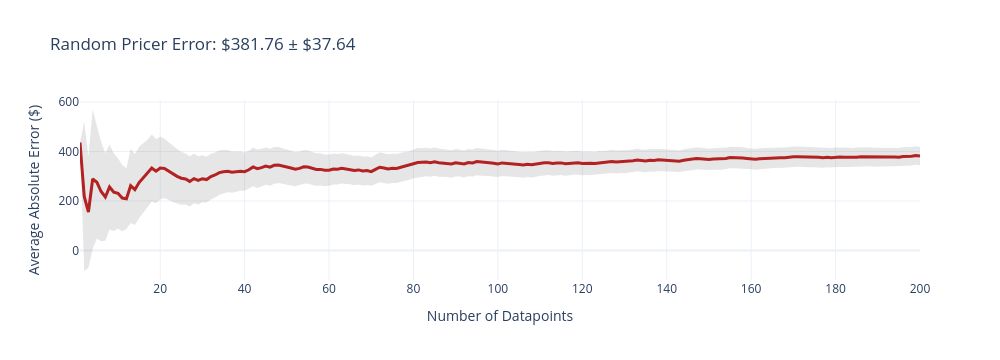
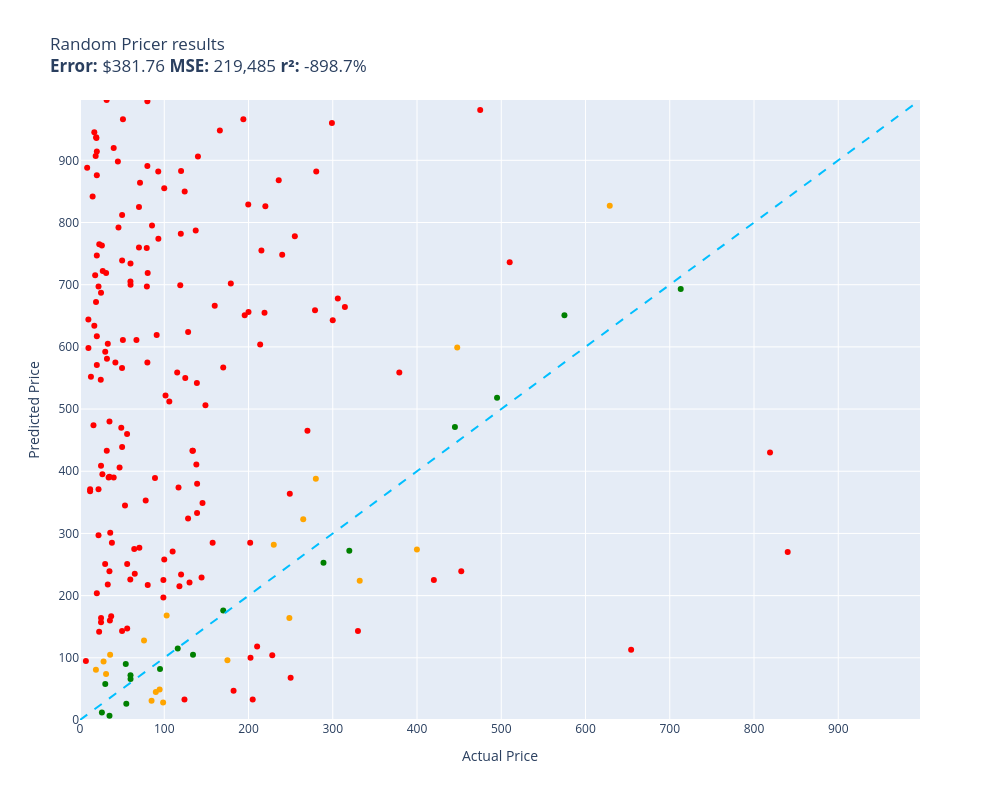
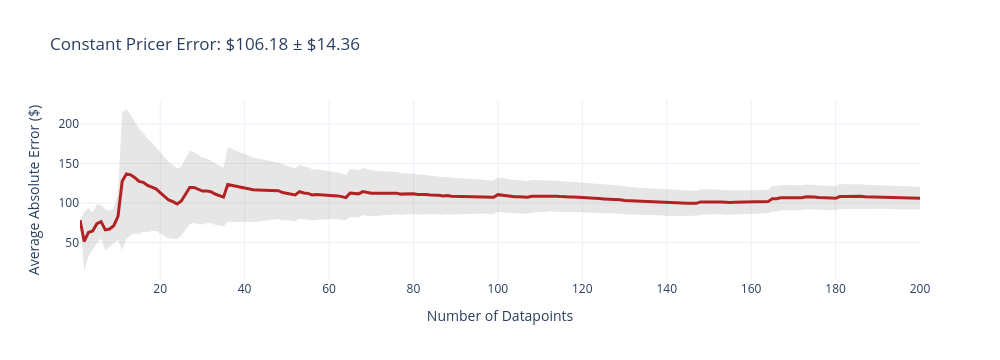
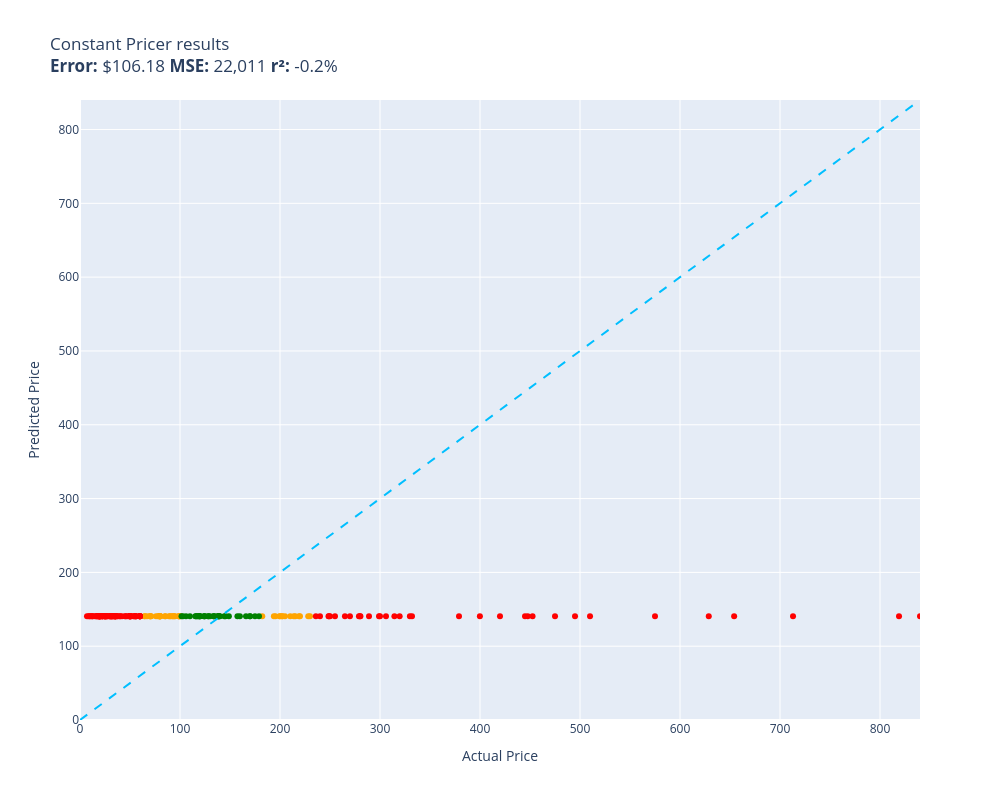

Source (notebook cell) for these figures, in order:
### Code cell
def random_pricer(item):
    return random.randrange(1,1000)
random.seed(42)
evaluate(random_pricer, test)

# That was fun!
# We can do better - here's another rather trivial model

training_prices = [item.price for item in train]
training_average = sum(training_prices) / len(training_prices)
print(training_average)

def constant_pricer(item):
    return training_average

evaluate(constant_pricer, test)

def get_features(item):
    return {
        "weight": item.weight,
        "weight_unknown": 1 if item.weight==0 else 0,
        "text_length": len(item.summary)
    }

def list_to_dataframe(items):
    features = [get_features(item) for item in items]
    df = pd.DataFrame(features)
    df['price'] = [item.price for item in items]
    return df

train_df = list_to_dataframe(train)
test_df = list_to_dataframe(test)

### Figure 1 — Plotly figure (JSON) as saved in the notebook; plotly's stock layout.template omitted (floating-point values rounded to 4 significant figures; data arrays with more than 128 entries replaced by an {"elided": "..."} marker saying what was removed)
{"data": [{"fill": "toself", "fillcolor": "rgba(128,128,128,0.2)", "hoverinfo": "skip", "line": {"color": "rgba(255,255,255,0)"}, "name": "95% CI", "showlegend": false, "x": {"elided": "400 int values"}, "y": {"elided": "400 float values"}, "type": "scatter"}, {"customdata": {"elided": "200x1 float values"}, "hovertemplate": "n=%{x}<br>Avg Error=$%{y:,.2f}<br>±95% CI=$%{customdata[0]:,.2f}<extra></extra>", "line": {"color": "firebrick", "width": 3}, "mode": "lines", "name": "Cumulative Avg Error", "x": {"elided": "200 int values"}, "y": {"elided": "200 float values"}, "type": "scatter"}], "layout": {"title": {"text": "Random Pricer Error: $381.76 ± $37.64"}, "xaxis": {"title": {"text": "Number of Datapoints"}}, "yaxis": {"title": {"text": "Average Absolute Error ($)"}}, "width": 1000, "height": 360, "showlegend": false}}

### Figure 2 — Plotly figure (JSON) as saved in the notebook; plotly's stock layout.template omitted (floating-point values rounded to 4 significant figures; data arrays with more than 128 entries replaced by an {"elided": "..."} marker saying what was removed)
{"data": [{"hovertemplate": "%{customdata[0]}<extra></extra>", "legendgroup": "red", "marker": {"color": "red", "symbol": "circle", "size": 6}, "mode": "markers", "name": "red", "orientation": "v", "showlegend": true, "x": {"elided": "164 float values"}, "xaxis": "x", "y": {"elided": "164 int values"}, "yaxis": "y", "type": "scatter", "customdata": {"elided": "164x1 str values"}}, {"hovertemplate": "%{customdata[0]}<extra></extra>", "legendgroup": "green", "marker": {"color": "green", "symbol": "circle", "size": 6}, "mode": "markers", "name": "green", "orientation": "v", "showlegend": true, "x": [116.0, 54.95, 713.0, 54.32, 495.0, 34.99, 134.1, 445.0, 59.95, 94.99, 575.0, 170.0, 29.99, 319.6, 289.0, 59.99, 25.99], "xaxis": "x", "y": [115, 26, 693, 90, 518, 7, 105, 471, 72, 82, 651, 176, 58, 272, 253, 66, 12], "yaxis": "y", "type": "scatter", "customdata": [["telpo Headlight Assembly Fit For 15 Camr...\nGuess=$115.00 Actual=$115.99"], ["NewPower99 Battery Kit for Samsung Galax...\nGuess=$26.00 Actual=$54.95"], ["Bam France 2002XL Contoured Hightech Bla...\nGuess=$693.00 Actual=$713.00"], ["Innovative Percussion CB-6 Chamois Bass ...\nGuess=$90.00 Actual=$54.32"], ["Mini PC, Kinupute Desktop Computer E3-12...\nGuess=$518.00 Actual=$495.00"], ["Mylites+ Standard Comic Book Mylar Sleev...\nGuess=$7.00 Actual=$34.99"], ["Diversitech WG840585 Motor, (Ddb) 1/3Hp,...\nGuess=$105.00 Actual=$134.12"], ["Lighted Triangle Mirror Cabinet Bathroom...\nGuess=$471.00 Actual=$445.00"], ["LEGO Marvel Avengers War Machine Buster ...\nGuess=$72.00 Actual=$59.95"], ["Trim Kit for 2-handle Shower & Tub Valve...\nGuess=$82.00 Actual=$94.99"], ["Walker Exhaust Ultra EPA 16478 Direct Fi...\nGuess=$651.00 Actual=$574.99"], ["Ibanez M510OVS Acoustic Mandolin in Vint...\nGuess=$176.00 Actual=$169.99"], ["AZX Stylus Pencil for Apple iPad Pro 202...\nGuess=$58.00 Actual=$29.99"], ["Venom Power Terra Hunter R/T+ R/T All-Te...\nGuess=$272.00 Actual=$319.65"], ["Audio Techinca ATW-T1002 System 10 Handh...\nGuess=$253.00 Actual=$289.00"], ["Fender Hendrix Voodoo Child Coiled Instr...\nGuess=$66.00 Actual=$59.99"], ["NICKSTON Red Sparkling Glitter Slim Band...\nGuess=$12.00 Actual=$25.99"]]}, {"hovertemplate": "%{customdata[0]}<extra></extra>", "legendgroup": "orange", "marker": {"color": "orange", "symbol": "circle", "size": 6}, "mode": "markers", "name": "orange", "orientation": "v", "showlegend": true, "x": [230.0, 35.74, 84.95, 175.0, 332.0, 98.65, 628.8, 89.99, 76.0, 279.9, 18.89, 399.9, 30.93, 102.8, 264.9, 447.7, 27.99, 94.49, 248.5], "xaxis": "x", "y": [282, 105, 31, 96, 224, 28, 827, 45, 128, 388, 81, 274, 74, 168, 323, 599, 94, 49, 164], "yaxis": "y", "type": "scatter", "customdata": [["RBC12-UPC Replacement Battery Cartridge ...\nGuess=$282.00 Actual=$229.99"], ["8544771 Dryer Heating Element, 279816 Th...\nGuess=$105.00 Actual=$35.74"], ["HK SYSTEMS 13\" Heavy Duty Black \"Push\" O...\nGuess=$31.00 Actual=$84.95"], ["SKB iSeries 3i-13096-6KP Case for BlackM...\nGuess=$96.00 Actual=$174.99"], ["Bam Trekking 3027SB Single Black Clarine...\nGuess=$224.00 Actual=$332.00"], ["Aolemi Oil Rubbed Bronze Single Function...\nGuess=$28.00 Actual=$98.65"], ["Poison Spyder 10-08-020 Rocker Knocker\nGuess=$827.00 Actual=$628.76"], ["DIMARZIO 204284 DP 163FBK Blues Bucker G...\nGuess=$45.00 Actual=$89.99"], ["BESTILL Wall Mounted Shower Faucet Set, ...\nGuess=$128.00 Actual=$76.00"], ["Trail Gear Twin Stick Kit for Top Shift ...\nGuess=$388.00 Actual=$279.92"], ["Engine Thermostat, Replace 19301-PAA-306...\nGuess=$81.00 Actual=$18.89"], ["Canon Sure Shot 90u 35mm Date Camera\nGuess=$274.00 Actual=$399.89"], ["Wilkinson LOW GAUSS Vintage Tone Strat S...\nGuess=$74.00 Actual=$30.93"], ["GENUINE VOLVO THERMOSTAT (3.0, 3.2) S60 ...\nGuess=$168.00 Actual=$102.85"], ["APS iBoard (304 Stainless Steel Polished...\nGuess=$323.00 Actual=$264.95"], ["Steering Wheel, Carbon Fiber Automotive ...\nGuess=$599.00 Actual=$447.74"], ["Glovion Music Stand Light, Clip On Piano...\nGuess=$94.00 Actual=$27.99"], ["Intex River Run Connect Lounge (Four)\nGuess=$49.00 Actual=$94.49"], ["PowerSport Front Rear Brakes and Rotors ...\nGuess=$164.00 Actual=$248.51"]]}, {"hoverinfo": "skip", "line": {"color": "deepskyblue", "dash": "dash", "width": 2}, "mode": "lines", "name": "y = x", "showlegend": false, "x": [0, 997.0], "y": [0, 997.0], "type": "scatter"}], "layout": {"xaxis": {"anchor": "y", "domain": [0.0, 1.0], "title": {"text": "Actual Price"}, "range": [0, 997.0]}, "yaxis": {"anchor": "x", "domain": [0.0, 1.0], "title": {"text": "Predicted Price"}, "range": [0, 997.0]}, "legend": {"title": {"text": "color"}, "tracegroupgap": 0}, "title": {"text": "Random Pricer results<br><b>Error:</b> $381.76 <b>MSE:</b> 219,485 <b>r²:</b> -898.7%"}, "height": 800, "width": 1000, "showlegend": false}}

### Figure 3 — Plotly figure (JSON) as saved in the notebook; plotly's stock layout.template omitted (floating-point values rounded to 4 significant figures; data arrays with more than 128 entries replaced by an {"elided": "..."} marker saying what was removed)
{"data": [{"fill": "toself", "fillcolor": "rgba(128,128,128,0.2)", "hoverinfo": "skip", "line": {"color": "rgba(255,255,255,0)"}, "name": "95% CI", "showlegend": false, "x": {"elided": "400 int values"}, "y": {"elided": "400 float values"}, "type": "scatter"}, {"customdata": {"elided": "200x1 float values"}, "hovertemplate": "n=%{x}<br>Avg Error=$%{y:,.2f}<br>±95% CI=$%{customdata[0]:,.2f}<extra></extra>", "line": {"color": "firebrick", "width": 3}, "mode": "lines", "name": "Cumulative Avg Error", "x": {"elided": "200 int values"}, "y": {"elided": "200 float values"}, "type": "scatter"}], "layout": {"title": {"text": "Constant Pricer Error: $106.18 ± $14.36"}, "xaxis": {"title": {"text": "Number of Datapoints"}}, "yaxis": {"title": {"text": "Average Absolute Error ($)"}}, "width": 1000, "height": 360, "showlegend": false}}

### Figure 4 — Plotly figure (JSON) as saved in the notebook; plotly's stock layout.template omitted (floating-point values rounded to 4 significant figures)
{"data": [{"hovertemplate": "%{customdata[0]}<extra></extra>", "legendgroup": "orange", "marker": {"color": "orange", "symbol": "circle", "size": 6}, "mode": "markers", "name": "orange", "orientation": "v", "showlegend": true, "x": [219.0, 69.98, 230.0, 215.3, 79.2, 79.36, 210.2, 84.95, 98.65, 79.95, 80.34, 213.8, 199.7, 79.95, 220.0, 202.0, 202.4, 77.96, 91.0, 89.99, 76.0, 98.95, 182.3, 94.99, 228.2, 99.99, 195.5, 89.0, 70.45, 200.0, 98.99, 71.23, 85.48, 64.99, 205.0, 69.99, 64.37, 80.39, 193.9, 93.02, 94.49, 92.88, 66.99, 99.99, 79.99], "xaxis": "x", "y": [140.6, 140.6, 140.6, 140.6, 140.6, 140.6, 140.6, 140.6, 140.6, 140.6, 140.6, 140.6, 140.6, 140.6, 140.6, 140.6, 140.6, 140.6, 140.6, 140.6, 140.6, 140.6, 140.6, 140.6, 140.6, 140.6, 140.6, 140.6, 140.6, 140.6, 140.6, 140.6, 140.6, 140.6, 140.6, 140.6, 140.6, 140.6, 140.6, 140.6, 140.6, 140.6, 140.6, 140.6, 140.6], "yaxis": "y", "type": "scatter", "customdata": [["Old Blood Noise Excess V2 Distortion Cho...\nGuess=$140.57 Actual=$219.00"], ["EXMAX NG-10X Fresnel Lens Focusing Adapt...\nGuess=$140.57 Actual=$69.98"], ["RBC12-UPC Replacement Battery Cartridge ...\nGuess=$140.57 Actual=$229.99"], ["ACDelco GM Original Equipment FW339 Fron...\nGuess=$140.57 Actual=$215.33"], ["Panasonic KX-TG6511B DECT 6.0 PLUS Expan...\nGuess=$140.57 Actual=$79.20"], ["GJY Portable TV,10.6 inch Mini TV for AT...\nGuess=$140.57 Actual=$79.36"], ["APS iBoard 6-inch Aluminum (Black Powder...\nGuess=$140.57 Actual=$210.23"], ["HK SYSTEMS 13\" Heavy Duty Black \"Push\" O...\nGuess=$140.57 Actual=$84.95"], ["Aolemi Oil Rubbed Bronze Single Function...\nGuess=$140.57 Actual=$98.65"], ["Clementoni 39132.5 Jigsaw Puzzle 1,000 P...\nGuess=$140.57 Actual=$79.95"], ["KOMPUTERBAY 4GB 2X 2GB DDR2 1066MHz PC2-...\nGuess=$140.57 Actual=$80.34"], ["Travelpro Platinum Elite Slim Business L...\nGuess=$140.57 Actual=$213.83"], ["JRready ST6313 DT Deutsch Connector Kit,...\nGuess=$140.57 Actual=$199.68"], ["15\" Locking Shower Head Extension Arm in...\nGuess=$140.57 Actual=$79.95"], ["Dakota Alert MURS Alert Probe Sensor - M...\nGuess=$140.57 Actual=$219.99"], ["AUTOFREE LED Tail Lights Assembly Compat...\nGuess=$140.57 Actual=$201.99"], ["Evan-Fischer Front Bumper Cover Compatib...\nGuess=$140.57 Actual=$202.38"], ["Webcem Solar Shed Light Outdoor Indoor, ...\nGuess=$140.57 Actual=$77.96"], ["Festool 492370 Platin 2 S1000 Grit 6-Inc...\nGuess=$140.57 Actual=$91.00"], ["DIMARZIO 204284 DP 163FBK Blues Bucker G...\nGuess=$140.57 Actual=$89.99"], ["BESTILL Wall Mounted Shower Faucet Set, ...\nGuess=$140.57 Actual=$76.00"], ["Marvel Legends Series X-Men 6-Inch Archa...\nGuess=$140.57 Actual=$98.95"], ["ANZO USA 111207 GMC SIERRA 99-06 / YUKON...\nGuess=$140.57 Actual=$182.28"], ["Trim Kit for 2-handle Shower & Tub Valve...\nGuess=$140.57 Actual=$94.99"], ["Pioneer 2AM401-BN Two Handle Kitchen Fau...\nGuess=$140.57 Actual=$228.22"], ["4LT LUMINETTE Vanity Opal GLS BSN\nGuess=$140.57 Actual=$99.99"], ["MXR Carbon Copy Deluxe Analog Delay Guit...\nGuess=$140.57 Actual=$195.50"], ["CradlePoint Compact Broadband Router (CB...\nGuess=$140.57 Actual=$89.00"], ["Pyle Wireless Rear View Backup Camera - ...\nGuess=$140.57 Actual=$70.45"], ["Universal Power Group 12V 100Ah Sealed L...\nGuess=$140.57 Actual=$199.99"], ["Auertech Portable Washing Machine, 14lbs...\nGuess=$140.57 Actual=$98.99"], ["Amana Tool - SC587 Carbide Tipped 3-Wing...\nGuess=$140.57 Actual=$71.23"], ["ECCPP Power Steering Pump for 2009-2010 ...\nGuess=$140.57 Actual=$85.48"], ["UPR Mach 1 Chin Spoiler Fits 94-98 Musta...\nGuess=$140.57 Actual=$64.99"], ["SP Air Corporation SP-8102BU 1/4-Inch He...\nGuess=$140.57 Actual=$204.99"], ["Skullcandy Hesh Evo Bluetooth Headphones...\nGuess=$140.57 Actual=$69.99"], ["LCD Screen for Dell Inspiron 17R 17.3\" H...\nGuess=$140.57 Actual=$64.37"], ["Diversitech UC2436-3 Ultralite Condenser...\nGuess=$140.57 Actual=$80.39"], ["4 Inches Rolled Muffler Tip Catback Exha...\nGuess=$140.57 Actual=$193.88"], ["Samsung DA97-07603B Freezer Ice Maker As...\nGuess=$140.57 Actual=$93.02"], ["Intex River Run Connect Lounge (Four)\nGuess=$140.57 Actual=$94.49"], ["Blanco 230966 Valea Stainless Steel Sink...\nGuess=$140.57 Actual=$92.88"], ["KZ ZS10 Pro in Ear Monitor Headphone KZ ...\nGuess=$140.57 Actual=$66.99"], ["Fitness Center Gym Room Weight Train Dua...\nGuess=$140.57 Actual=$99.99"], ["MonMount Triple Monitor Stand Freestandi...\nGuess=$140.57 Actual=$79.99"]]}, {"hovertemplate": "%{customdata[0]}<extra></extra>", "legendgroup": "green", "marker": {"color": "green", "symbol": "circle", "size": 6}, "mode": "markers", "name": "green", "orientation": "v", "showlegend": true, "x": [116.0, 144.3, 119.0, 134.0, 124.0, 175.0, 159.9, 115.3, 145.4, 130.0, 119.7, 134.1, 110.0, 124.9, 124.3, 120.0, 120.0, 157.4, 117.0, 139.0, 118.0, 128.3, 170.0, 102.8, 166.0, 179.0, 138.9, 137.3, 128.3, 138.1, 106.0, 140.0, 101.5, 148.9, 133.4, 138.7, 170.0], "xaxis": "x", "y": [140.6, 140.6, 140.6, 140.6, 140.6, 140.6, 140.6, 140.6, 140.6, 140.6, 140.6, 140.6, 140.6, 140.6, 140.6, 140.6, 140.6, 140.6, 140.6, 140.6, 140.6, 140.6, 140.6, 140.6, 140.6, 140.6, 140.6, 140.6, 140.6, 140.6, 140.6, 140.6, 140.6, 140.6, 140.6, 140.6, 140.6], "yaxis": "y", "type": "scatter", "customdata": [["telpo Headlight Assembly Fit For 15 Camr...\nGuess=$140.57 Actual=$115.99"], ["SuppliesOutlet Compatible Toner Cartridg...\nGuess=$140.57 Actual=$144.29"], ["PEMP E65 E66 CDC Simulate Optical Fiber ...\nGuess=$140.57 Actual=$119.00"], ["Intermatic PX300 12V 300W Transformer wi...\nGuess=$140.57 Actual=$134.00"], ["CORSAIR Dominator Platinum RGB 32GB (2x1...\nGuess=$140.57 Actual=$124.00"], ["SKB iSeries 3i-13096-6KP Case for BlackM...\nGuess=$140.57 Actual=$174.99"], ["GanFindX Portable Car Hand Controls for ...\nGuess=$140.57 Actual=$159.90"], ["Scranton & Co 3 Drawer Mobile File Cabin...\nGuess=$140.57 Actual=$115.35"], ["Wenger City Upgrade Laptop Backpack with...\nGuess=$140.57 Actual=$145.42"], ["3D Tree Hole Branches 075 Stair Risers D...\nGuess=$140.57 Actual=$129.99"], ["Fjallraven, Kanken Laptop 15\" Backpack f...\nGuess=$140.57 Actual=$119.65"], ["Diversitech WG840585 Motor, (Ddb) 1/3Hp,...\nGuess=$140.57 Actual=$134.12"], ["Western Digital Enterprise RE4-GP 2TB SA...\nGuess=$140.57 Actual=$109.95"], ["PM Auto Front Right Quick Complete Strut...\nGuess=$140.57 Actual=$124.94"], ["Dell Optiplex 390 Desktop Computer i3 3....\nGuess=$140.57 Actual=$124.27"], ["Pidoko Kids Train Table, Grey with 90 Pc...\nGuess=$140.57 Actual=$119.97"], ["EMART Photography C Stand with Boom Arm,...\nGuess=$140.57 Actual=$119.99"], ["Grey Pneumatic 1311SD Impact Socket Set\nGuess=$140.57 Actual=$157.43"], ["4pc Wheel Spacers Adapters 4\" (2inch Per...\nGuess=$140.57 Actual=$116.95"], ["Urth 62mm UV, Circular Polarizing (CPL),...\nGuess=$140.57 Actual=$139.00"], ["LSI Broadcom SAS 9300-8i 8-port 12Gb/s S...\nGuess=$140.57 Actual=$118.00"], ["DuraGo 29515020 Front Hub Assembly\nGuess=$140.57 Actual=$128.34"], ["Ibanez M510OVS Acoustic Mandolin in Vint...\nGuess=$140.57 Actual=$169.99"], ["GENUINE VOLVO THERMOSTAT (3.0, 3.2) S60 ...\nGuess=$140.57 Actual=$102.85"], ["Cardone 84-58642 New HEI Electronic Dist...\nGuess=$140.57 Actual=$165.99"], ["18 Inch White Undermount Kitchen Sink - ...\nGuess=$140.57 Actual=$179.00"], ["New Replacement seat cover fits Yamaha M...\nGuess=$140.57 Actual=$138.95"], ["Evan Fischer Radiator Cooling Fan Assemb...\nGuess=$140.57 Actual=$137.34"], ["ROHL WSGUM3018WH Wire Sink Grids, White\nGuess=$140.57 Actual=$128.28"], ["ASUS VY279HE-W 27” 1080P Monitor - White...\nGuess=$140.57 Actual=$138.10"], ["KUNFINE Android Radio CarPlay & Android ...\nGuess=$140.57 Actual=$106.00"], ["StonKraft Brass Chess Board Game Set wit...\nGuess=$140.57 Actual=$140.00"], ["DuraGo BR5330 Front Vented Disc Brake Ro...\nGuess=$140.57 Actual=$101.51"], ["Vinyl Soft Top Roll-up Adjustable Truck ...\nGuess=$140.57 Actual=$148.88"], ["Targus CityGear Durable Backpack, Black,...\nGuess=$140.57 Actual=$133.43"], ["Garmin 010-12402-10 GT15M-TM Transom-Mou...\nGuess=$140.57 Actual=$138.74"], ["Xiaomi Redmi 10 2022 NFC 4G LTE (128GB +...\nGuess=$140.57 Actual=$169.99"]]}, {"hovertemplate": "%{customdata[0]}<extra></extra>", "legendgroup": "red", "marker": {"color": "red", "symbol": "circle", "size": 6}, "mode": "markers", "name": "red", "orientation": "v", "showlegend": true, "x": [54.95, 29.85, 35.74, 329.9, 713.0, 379.0, 19.99, 54.32, 32.98, 49.98, 332.0, 452.5, 495.0, 19.99, 19.99, 59.95, 819.0, 59.69, 55.88, 37.87, 34.99, 255.0, 24.99, 17.99, 31.77, 35.49, 475.0, 53.4, 6.99, 40.0, 11.99, 235.9, 628.8, 240.0, 445.0, 31.61, 16.99, 279.9, 18.89, 49.9, 35.87, 9.95, 16.98, 18.59, 12.0, 29.95, 26.99, 59.95, 306.0, 45.67, 21.99, 19.97, 34.95, 8.5, 33.99, 269.9, 575.0, 36.99, 249.0, 24.95, 399.9, 31.0, 299.0, 59.99, 314.4, 30.93, 24.66, 19.95, 55.99, 15.99, 59.86, 19.99, 29.99, 14.99, 250.0, 19.5, 32.0, 44.95, 510.0, 264.9, 32.97, 19.0, 46.99, 19.11, 278.9, 48.99, 56.0, 319.6, 49.95, 289.0, 25.99, 41.99, 12.98, 840.0, 22.88, 447.7, 49.99, 39.99, 9.99, 24.95, 21.99, 420.0, 22.7, 27.99, 654.1, 24.95, 300.0, 248.5, 49.99, 21.99, 59.99, 26.59, 34.94, 50.92, 34.99, 280.4, 50.99, 25.99], "xaxis": "x", "y": [140.6, 140.6, 140.6, 140.6, 140.6, 140.6, 140.6, 140.6, 140.6, 140.6, 140.6, 140.6, 140.6, 140.6, 140.6, 140.6, 140.6, 140.6, 140.6, 140.6, 140.6, 140.6, 140.6, 140.6, 140.6, 140.6, 140.6, 140.6, 140.6, 140.6, 140.6, 140.6, 140.6, 140.6, 140.6, 140.6, 140.6, 140.6, 140.6, 140.6, 140.6, 140.6, 140.6, 140.6, 140.6, 140.6, 140.6, 140.6, 140.6, 140.6, 140.6, 140.6, 140.6, 140.6, 140.6, 140.6, 140.6, 140.6, 140.6, 140.6, 140.6, 140.6, 140.6, 140.6, 140.6, 140.6, 140.6, 140.6, 140.6, 140.6, 140.6, 140.6, 140.6, 140.6, 140.6, 140.6, 140.6, 140.6, 140.6, 140.6, 140.6, 140.6, 140.6, 140.6, 140.6, 140.6, 140.6, 140.6, 140.6, 140.6, 140.6, 140.6, 140.6, 140.6, 140.6, 140.6, 140.6, 140.6, 140.6, 140.6, 140.6, 140.6, 140.6, 140.6, 140.6, 140.6, 140.6, 140.6, 140.6, 140.6, 140.6, 140.6, 140.6, 140.6, 140.6, 140.6, 140.6, 140.6], "yaxis": "y", "type": "scatter", "customdata": [["NewPower99 Battery Kit for Samsung Galax...\nGuess=$140.57 Actual=$54.95"], ["Stand for Raven Pro Document Scanner - P...\nGuess=$140.57 Actual=$29.85"], ["8544771 Dryer Heating Element, 279816 Th...\nGuess=$140.57 Actual=$35.74"], ["Pump Head TBVECHI 175PSI 4KW 5.5HP 21CFM...\nGuess=$140.57 Actual=$329.90"], ["Bam France 2002XL Contoured Hightech Bla...\nGuess=$140.57 Actual=$713.00"], ["Metabo HPT 36V MultiVolt™ Cordless Rotar...\nGuess=$140.57 Actual=$379.00"], ["46mm Digital Pro High-Resolution Close-U...\nGuess=$140.57 Actual=$19.99"], ["Innovative Percussion CB-6 Chamois Bass ...\nGuess=$140.57 Actual=$54.32"], ["LOVE MEI Galaxy S10 Lite Case, Military ...\nGuess=$140.57 Actual=$32.98"], ["LD Products Compatible Toner Cartridge R...\nGuess=$140.57 Actual=$49.98"], ["Bam Trekking 3027SB Single Black Clarine...\nGuess=$140.57 Actual=$332.00"], ["DEWALT 20V MAX* XR Impact Driver with Bl...\nGuess=$140.57 Actual=$452.53"], ["Mini PC, Kinupute Desktop Computer E3-12...\nGuess=$140.57 Actual=$495.00"], ["June Garden 12\" Sweet Dolly Charlotte - ...\nGuess=$140.57 Actual=$19.99"], ["10GBase-LR SFP+ Transceiver, Handar 10GB...\nGuess=$140.57 Actual=$19.99"], ["Deco Mount Pro Tripod Microphone Stand w...\nGuess=$140.57 Actual=$59.95"], ["Canon EOS Rebel T7 Digital SLR Camera wi...\nGuess=$140.57 Actual=$819.00"], ["Evergreen HSHB2005 Cylinder Head Gasket ...\nGuess=$140.57 Actual=$59.69"], ["Task T24287 Roman Ogee Router Bit with 1...\nGuess=$140.57 Actual=$55.88"], ["Southwire 120V/15A Right Angle User Atta...\nGuess=$140.57 Actual=$37.87"], ["Mylites+ Standard Comic Book Mylar Sleev...\nGuess=$140.57 Actual=$34.99"], ["Tidal Front + Rear Fender Flares 4PC Poc...\nGuess=$140.57 Actual=$254.99"], ["DALDED LED Light Kit for Lego Sonic Gree...\nGuess=$140.57 Actual=$24.99"], ["152MM Hole Saws M42 Bi-Metal High Speed ...\nGuess=$140.57 Actual=$17.99"], ["Baseball Backpacks Large 18 Inch Bookbag...\nGuess=$140.57 Actual=$31.77"], ["Adams Check Payment and Deposit Register...\nGuess=$140.57 Actual=$35.49"], ["KOHLER 18865-CP Filtered Water Faucet, P...\nGuess=$140.57 Actual=$475.00"], ["Projector, CRAZVIEW Projector with WiFi ...\nGuess=$140.57 Actual=$53.40"], ["Retevis RT68 Soft Earhook Walkie Talkie ...\nGuess=$140.57 Actual=$6.99"], ["MC: Pindicator (Dual Intensity Amber)\nGuess=$140.57 Actual=$40.00"], ["Laisomeke Waterproof Junction Box, Unive...\nGuess=$140.57 Actual=$11.99"], ["Sumerain S1339CM Double Handle Widesprea...\nGuess=$140.57 Actual=$235.86"], ["Poison Spyder 10-08-020 Rocker Knocker\nGuess=$140.57 Actual=$628.76"], ["VLAND LED Smoked Taillights Compatible F...\nGuess=$140.57 Actual=$239.99"], ["Lighted Triangle Mirror Cabinet Bathroom...\nGuess=$140.57 Actual=$445.00"], ["Tablet PC Cover Compatible with Lenovo T...\nGuess=$140.57 Actual=$31.61"], ["Miyaya@ Funny Animal Masks Collection fo...\nGuess=$140.57 Actual=$16.99"], ["Trail Gear Twin Stick Kit for Top Shift ...\nGuess=$140.57 Actual=$279.92"], ["Engine Thermostat, Replace 19301-PAA-306...\nGuess=$140.57 Actual=$18.89"], ["Ultra Duster Canned Air Net 10 Oz 6-Pack\nGuess=$140.57 Actual=$49.90"], ["Beck/Arnley 0421945 Air Filter\nGuess=$140.57 Actual=$35.87"], ["IQShield Screen Protector Compatible wit...\nGuess=$140.57 Actual=$9.95"], ["Liberty Imports 12 Pack: US Military Toy...\nGuess=$140.57 Actual=$16.98"], ["Neporal Full Spectrum Light Bulb, 6000K ...\nGuess=$140.57 Actual=$18.59"], ["Satco S9596, 4 Count (Pack of 1), 4.18\nGuess=$140.57 Actual=$12.00"], ["Ceramic Talavera Mexican Tile 4x4\", 9 Pi...\nGuess=$140.57 Actual=$29.95"], ["Intrepid International Dressage Letters-...\nGuess=$140.57 Actual=$26.99"], ["LEGO Marvel Avengers War Machine Buster ...\nGuess=$140.57 Actual=$59.95"], ["Kingston Brass KS269SN Kingston Clawfoot...\nGuess=$140.57 Actual=$305.99"], ["KOHLER K-1185540-CP Assembly-Slider\nGuess=$140.57 Actual=$45.67"], ["KUNN Small Electrician Tool Pouch Utilit...\nGuess=$140.57 Actual=$21.99"], ["iPhone 12/12 Pro Nicaragua Guardabarranc...\nGuess=$140.57 Actual=$19.97"], ["Replacement Remote Control for PANASONIC...\nGuess=$140.57 Actual=$34.95"], ["KS K-STORM Replacement Silicone Mushroom...\nGuess=$140.57 Actual=$8.50"], ["LSSAGOON Backpack for Women Teen Kids Gi...\nGuess=$140.57 Actual=$33.99"], ["Aeromotive 13304 Regulator, X1 Adjustabl...\nGuess=$140.57 Actual=$269.95"], ["Walker Exhaust Ultra EPA 16478 Direct Fi...\nGuess=$140.57 Actual=$574.99"], ["GE RPWF SmartWater Comparable Refrigerat...\nGuess=$140.57 Actual=$36.99"], ["MGP Caliper Covers 39011SACURD Red Powde...\nGuess=$140.57 Actual=$249.00"], ["Royal Designs, Inc. Decorative Abundant ...\nGuess=$140.57 Actual=$24.95"], ["Canon Sure Shot 90u 35mm Date Camera\nGuess=$140.57 Actual=$399.89"], ["NewFantasia Replacement Audio Cable with...\nGuess=$140.57 Actual=$31.00"], ["Mikrotik RB3011UIAS-RM RouterBOARD 10xGi...\nGuess=$140.57 Actual=$299.00"], ["MONOCARBON Forged Carbon Fiber Case for ...\nGuess=$140.57 Actual=$59.99"], ["AC Compressor & A/C Kit For BMW 335i 335...\nGuess=$140.57 Actual=$314.41"], ["Wilkinson LOW GAUSS Vintage Tone Strat S...\nGuess=$140.57 Actual=$30.93"], ["Berta (6 Pieces) 1-1/4 inch Overlay, 90 ...\nGuess=$140.57 Actual=$24.66"], ["Chalkboard Name Badges with Magnetic Bac...\nGuess=$140.57 Actual=$19.95"], ["Linkloos Solar Street Lights Outdoor Wat...\nGuess=$140.57 Actual=$55.99"], ["USB Charger, CIVIE High Speed 60W Multip...\nGuess=$140.57 Actual=$15.99"], ["Hp Pavilion P7-1257c Motherboard Aahd3-h...\nGuess=$140.57 Actual=$59.86"], ["Kastar Battery Pack Replacement for Sony...\nGuess=$140.57 Actual=$19.99"], ["AZX Stylus Pencil for Apple iPad Pro 202...\nGuess=$140.57 Actual=$29.99"], ["Raspberry Pi 3 Model B+ Aluminum Case Me...\nGuess=$140.57 Actual=$14.99"], ["Music Hall pa15.3 MM/MC Phono Preamplifi...\nGuess=$140.57 Actual=$250.00"], ["Lorell Bell Chair Glide, 2.5\", Black\nGuess=$140.57 Actual=$19.50"], ["CTLAMP XL-2100 Professional Quality XL-2...\nGuess=$140.57 Actual=$32.00"], ["200 ' feet True 14 Gauge AWG CCA Speaker...\nGuess=$140.57 Actual=$44.95"], ["Competition Clutch Disc and Pressure Pla...\nGuess=$140.57 Actual=$510.00"], ["APS iBoard (304 Stainless Steel Polished...\nGuess=$140.57 Actual=$264.95"], ["200 Couples Conversation Cards - Enjoy B...\nGuess=$140.57 Actual=$32.97"], ["The Puppet Company - Carpet-Unicorn, Whi...\nGuess=$140.57 Actual=$19.00"], ["KYX Racing Hardened Steel Center Drive S...\nGuess=$140.57 Actual=$46.99"], ["Baumgartens Sicurix Blank PVC ID Cards (...\nGuess=$140.57 Actual=$19.11"], ["VIPMOTOZ Sequential Turn Signal Premium ...\nGuess=$140.57 Actual=$278.94"], ["A-Premium Front Suspension Steering Knuc...\nGuess=$140.57 Actual=$48.99"], ["OEM Samsung Remote Control Shipped with ...\nGuess=$140.57 Actual=$56.00"], ["Venom Power Terra Hunter R/T+ R/T All-Te...\nGuess=$140.57 Actual=$319.65"], ["Custom Engagement Logo Desk Embosser Sea...\nGuess=$140.57 Actual=$49.95"], ["Audio Techinca ATW-T1002 System 10 Handh...\nGuess=$140.57 Actual=$289.00"], ["520 Pieces Christmas Envelope Seal Stick...\nGuess=$140.57 Actual=$25.99"], ["LD Compatible Ink Cartridge Replacement ...\nGuess=$140.57 Actual=$41.99"], ["BestPricedDecals Wine A BIT, You'll Feel...\nGuess=$140.57 Actual=$12.98"], ["Dell XPS 13 9343-2727SLV 13.3\" Full HD S...\nGuess=$140.57 Actual=$839.99"], ["VATOS 4 Packs Bubble Machine Gun for Kid...\nGuess=$140.57 Actual=$22.88"], ["Steering Wheel, Carbon Fiber Automotive ...\nGuess=$140.57 Actual=$447.74"], ["BXYJY for Samsung Galaxy Z Fold 3 Case w...\nGuess=$140.57 Actual=$49.99"], ["VONADO Space Wars Colonial Viper MK1 Bui...\nGuess=$140.57 Actual=$39.99"], ["Replacement Remote Control fit for Sony ...\nGuess=$140.57 Actual=$9.99"], ["Disney Princess Sparkling Princess Sleep...\nGuess=$140.57 Actual=$24.95"], ["sabermaster TCG Playmat yugioh playmat T...\nGuess=$140.57 Actual=$21.99"], ["Pacific Drums PDCM1618TTRB 16 x 18 Inche...\nGuess=$140.57 Actual=$419.99"], ["Star Wars Die-Cast Metal TITANIUM Series...\nGuess=$140.57 Actual=$22.70"], ["Glovion Music Stand Light, Clip On Piano...\nGuess=$140.57 Actual=$27.99"], ["Empava 24\" Single Wall Ovens 10 Cooking ...\nGuess=$140.57 Actual=$654.14"], ["Think Gizmos Build Your Own Robot Toys f...\nGuess=$140.57 Actual=$24.95"], ["HP Laserjet 2100 Laser Printer W/Test Pr...\nGuess=$140.57 Actual=$299.98"], ["PowerSport Front Rear Brakes and Rotors ...\nGuess=$140.57 Actual=$248.51"], ["Viola Bow 4/4 Full Size Carbon Fiber (Bl...\nGuess=$140.57 Actual=$49.99"], ["VTech Strum and Jam Kidi Musical Guitar ...\nGuess=$140.57 Actual=$21.99"], ["Fender Hendrix Voodoo Child Coiled Instr...\nGuess=$140.57 Actual=$59.99"], ["W11130208 W10695459 Refrigerator LED Mod...\nGuess=$140.57 Actual=$26.59"], ["Jada Toys Ryan's World Combo Panda Airli...\nGuess=$140.57 Actual=$34.94"], ["Pyle 2x120 Watt Home Audio Speaker Power...\nGuess=$140.57 Actual=$50.92"], ["STICKGOO Peel and Stick Backsplash for K...\nGuess=$140.57 Actual=$34.99"], ["For Volvo C70 S70 V70 V40 S40 AC Compres...\nGuess=$140.57 Actual=$280.41"], ["Refresh NSF-53 Premium Replacement Refri...\nGuess=$140.57 Actual=$50.99"], ["NICKSTON Red Sparkling Glitter Slim Band...\nGuess=$140.57 Actual=$25.99"]]}, {"hoverinfo": "skip", "line": {"color": "deepskyblue", "dash": "dash", "width": 2}, "mode": "lines", "name": "y = x", "showlegend": false, "x": [0, 840.0], "y": [0, 840.0], "type": "scatter"}], "layout": {"xaxis": {"anchor": "y", "domain": [0.0, 1.0], "title": {"text": "Actual Price"}, "range": [0, 840.0]}, "yaxis": {"anchor": "x", "domain": [0.0, 1.0], "title": {"text": "Predicted Price"}, "range": [0, 840.0]}, "legend": {"title": {"text": "color"}, "tracegroupgap": 0}, "title": {"text": "Constant Pricer results<br><b>Error:</b> $106.18 <b>MSE:</b> 22,011 <b>r²:</b> -0.2%"}, "height": 800, "width": 1000, "showlegend": false}}
